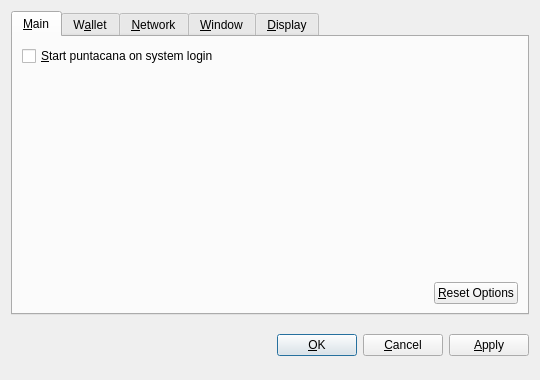
<?xml version="1.0" encoding="UTF-8"?>
<ui version="4.0">
 <class>OptionsDialog</class>
 <widget class="QDialog" name="OptionsDialog">
  <property name="geometry">
   <rect>
    <x>0</x>
    <y>0</y>
    <width>540</width>
    <height>380</height>
   </rect>
  </property>
  <property name="windowTitle">
   <string>Options</string>
  </property>
  <property name="modal">
   <bool>true</bool>
  </property>
  <layout class="QVBoxLayout" name="verticalLayout">
   <item>
    <widget class="QTabWidget" name="tabWidget">
     <property name="tabPosition">
      <enum>QTabWidget::North</enum>
     </property>
     <property name="currentIndex">
      <number>0</number>
     </property>
     <widget class="QWidget" name="tabMain">
      <attribute name="title">
       <string>&amp;Main</string>
      </attribute>
      <layout class="QVBoxLayout" name="verticalLayout_Main">
       <item>
        <widget class="QCheckBox" name="bitcoinAtStartup">
         <property name="toolTip">
          <string>Automatically start puntacana after logging in to the system.</string>
         </property>
         <property name="text">
          <string>&amp;Start puntacana on system login</string>
         </property>
        </widget>
       </item>
       <item>
        <spacer name="verticalSpacer_Main">
         <property name="orientation">
          <enum>Qt::Vertical</enum>
         </property>
         <property name="sizeHint" stdset="0">
          <size>
           <width>20</width>
           <height>40</height>
          </size>
         </property>
        </spacer>
       </item>
       <item>
        <layout class="QHBoxLayout" name="horizontalLayout_2_Main">
         <item>
          <spacer name="horizontalSpacer_2_Main">
           <property name="orientation">
            <enum>Qt::Horizontal</enum>
           </property>
           <property name="sizeHint" stdset="0">
            <size>
             <width>40</width>
             <height>20</height>
            </size>
           </property>
          </spacer>
         </item>
         <item>
          <widget class="QPushButton" name="resetButton">
           <property name="toolTip">
            <string>Reset all client options to default.</string>
           </property>
           <property name="text">
            <string>&amp;Reset Options</string>
           </property>
           <property name="autoDefault">
            <bool>false</bool>
           </property>
          </widget>
         </item>
        </layout>
       </item>
      </layout>
     </widget>
     <widget class="QWidget" name="tabWallet">
      <attribute name="title">
       <string>W&amp;allet</string>
      </attribute>
      <layout class="QVBoxLayout" name="verticalLayout_Network">
       <item>
        <widget class="QLabel" name="transactionFeeInfoLabel">
         <property name="text">
          <string>Optional transaction fee per kB that helps make sure your transactions are processed quickly. Most transactions are 1 kB.</string>
         </property>
         <property name="textFormat">
          <enum>Qt::PlainText</enum>
         </property>
         <property name="wordWrap">
          <bool>true</bool>
         </property>
        </widget>
       </item>
       <item>
        <layout class="QHBoxLayout" name="horizontalLayout_1_Main">
         <item>
          <widget class="QLabel" name="transactionFeeLabel">
           <property name="text">
            <string>Pay transaction &amp;fee</string>
           </property>
           <property name="textFormat">
            <enum>Qt::PlainText</enum>
           </property>
           <property name="buddy">
            <cstring>transactionFee</cstring>
           </property>
          </widget>
         </item>
         <item>
          <widget class="BitcoinAmountField" name="transactionFee"/>
         </item>
         <item>
          <spacer name="horizontalSpacer_1_Main">
           <property name="orientation">
            <enum>Qt::Horizontal</enum>
           </property>
           <property name="sizeHint" stdset="0">
            <size>
             <width>40</width>
             <height>20</height>
            </size>
           </property>
          </spacer>
         </item>
        </layout>
       </item>
       <item>
        <widget class="QLabel" name="label">
         <property name="text">
          <string>If you disable the spending of unconfirmed change, the change from a transaction cannot be used until that transaction has at least one confirmation. This also affects how your balance is computed.</string>
         </property>
         <property name="wordWrap">
          <bool>true</bool>
         </property>
        </widget>
       </item>
       <item>
        <widget class="QCheckBox" name="spendZeroConfChange">
         <property name="text">
          <string>Spend unconfirmed change  (experts only)</string>
         </property>
        </widget>
       </item>
       <item>
        <spacer name="verticalSpacer">
         <property name="orientation">
          <enum>Qt::Vertical</enum>
         </property>
         <property name="sizeHint" stdset="0">
          <size>
           <width>20</width>
           <height>40</height>
          </size>
         </property>
        </spacer>
       </item>
      </layout>
     </widget>
     <widget class="QWidget" name="tabNetwork">
      <attribute name="title">
       <string>&amp;Network</string>
      </attribute>
      <layout class="QVBoxLayout" name="verticalLayout_Network">
       <item>
        <widget class="QCheckBox" name="mapPortUpnp">
         <property name="toolTip">
          <string>Automatically open the puntacana client port on the router. This only works when your router supports UPnP and it is enabled.</string>
         </property>
         <property name="text">
          <string>Map port using &amp;UPnP</string>
         </property>
        </widget>
       </item>
       <item>
        <widget class="QCheckBox" name="connectSocks">
         <property name="toolTip">
          <string>Connect to the puntacana network through a SOCKS proxy (e.g. when connecting through Tor).</string>
         </property>
         <property name="text">
          <string>&amp;Connect through SOCKS proxy:</string>
         </property>
        </widget>
       </item>
       <item>
        <layout class="QHBoxLayout" name="horizontalLayout_Network">
         <item>
          <widget class="QLabel" name="proxyIpLabel">
           <property name="text">
            <string>Proxy &amp;IP:</string>
           </property>
           <property name="textFormat">
            <enum>Qt::PlainText</enum>
           </property>
           <property name="buddy">
            <cstring>proxyIp</cstring>
           </property>
          </widget>
         </item>
         <item>
          <widget class="QValidatedLineEdit" name="proxyIp">
           <property name="maximumSize">
            <size>
             <width>140</width>
             <height>16777215</height>
            </size>
           </property>
           <property name="toolTip">
            <string>IP address of the proxy (e.g. 127.0.0.1)</string>
           </property>
          </widget>
         </item>
         <item>
          <widget class="QLabel" name="proxyPortLabel">
           <property name="text">
            <string>&amp;Port:</string>
           </property>
           <property name="textFormat">
            <enum>Qt::PlainText</enum>
           </property>
           <property name="buddy">
            <cstring>proxyPort</cstring>
           </property>
          </widget>
         </item>
         <item>
          <widget class="QLineEdit" name="proxyPort">
           <property name="maximumSize">
            <size>
             <width>55</width>
             <height>16777215</height>
            </size>
           </property>
           <property name="toolTip">
            <string>Port of the proxy (e.g. 9050)</string>
           </property>
          </widget>
         </item>
         <item>
          <widget class="QLabel" name="socksVersionLabel">
           <property name="text">
            <string>SOCKS &amp;Version:</string>
           </property>
           <property name="textFormat">
            <enum>Qt::PlainText</enum>
           </property>
           <property name="buddy">
            <cstring>socksVersion</cstring>
           </property>
          </widget>
         </item>
         <item>
          <widget class="QValueComboBox" name="socksVersion">
           <property name="toolTip">
            <string>SOCKS version of the proxy (e.g. 5)</string>
           </property>
          </widget>
         </item>
         <item>
          <spacer name="horizontalSpacer_Network">
           <property name="orientation">
            <enum>Qt::Horizontal</enum>
           </property>
           <property name="sizeHint" stdset="0">
            <size>
             <width>40</width>
             <height>20</height>
            </size>
           </property>
          </spacer>
         </item>
        </layout>
       </item>
       <item>
        <spacer name="verticalSpacer_Network">
         <property name="orientation">
          <enum>Qt::Vertical</enum>
         </property>
         <property name="sizeHint" stdset="0">
          <size>
           <width>20</width>
           <height>40</height>
          </size>
         </property>
        </spacer>
       </item>
      </layout>
     </widget>
     <widget class="QWidget" name="tabWindow">
      <attribute name="title">
       <string>&amp;Window</string>
      </attribute>
      <layout class="QVBoxLayout" name="verticalLayout_Window">
       <item>
        <widget class="QCheckBox" name="minimizeToTray">
         <property name="toolTip">
          <string>Show only a tray icon after minimizing the window.</string>
         </property>
         <property name="text">
          <string>&amp;Minimize to the tray instead of the taskbar</string>
         </property>
        </widget>
       </item>
       <item>
        <widget class="QCheckBox" name="minimizeOnClose">
         <property name="toolTip">
          <string>Minimize instead of exit the application when the window is closed. When this option is enabled, the application will be closed only after selecting Quit in the menu.</string>
         </property>
         <property name="text">
          <string>M&amp;inimize on close</string>
         </property>
        </widget>
       </item>
       <item>
        <spacer name="verticalSpacer_Window">
         <property name="orientation">
          <enum>Qt::Vertical</enum>
         </property>
         <property name="sizeHint" stdset="0">
          <size>
           <width>20</width>
           <height>40</height>
          </size>
         </property>
        </spacer>
       </item>
      </layout>
     </widget>
     <widget class="QWidget" name="tabDisplay">
      <attribute name="title">
       <string>&amp;Display</string>
      </attribute>
      <layout class="QVBoxLayout" name="verticalLayout_Display">
       <item>
        <layout class="QHBoxLayout" name="horizontalLayout_1_Display">
         <item>
          <widget class="QLabel" name="langLabel">
           <property name="text">
            <string>User Interface &amp;language:</string>
           </property>
           <property name="textFormat">
            <enum>Qt::PlainText</enum>
           </property>
           <property name="buddy">
            <cstring>lang</cstring>
           </property>
          </widget>
         </item>
         <item>
          <widget class="QValueComboBox" name="lang">
           <property name="toolTip">
            <string>The user interface language can be set here. This setting will take effect after restarting puntacana.</string>
           </property>
          </widget>
         </item>
        </layout>
       </item>
       <item>
        <layout class="QHBoxLayout" name="horizontalLayout_2_Display">
         <item>
          <widget class="QLabel" name="unitLabel">
           <property name="text">
            <string>&amp;Unit to show amounts in:</string>
           </property>
           <property name="textFormat">
            <enum>Qt::PlainText</enum>
           </property>
           <property name="buddy">
            <cstring>unit</cstring>
           </property>
          </widget>
         </item>
         <item>
          <widget class="QValueComboBox" name="unit">
           <property name="toolTip">
            <string>Choose the default subdivision unit to show in the interface and when sending coins.</string>
           </property>
          </widget>
         </item>
        </layout>
       </item>
       <item>
        <widget class="QCheckBox" name="displayAddresses">
         <property name="toolTip">
          <string>Whether to show puntacana addresses in the transaction list or not.</string>
         </property>
         <property name="text">
          <string>&amp;Display addresses in transaction list</string>
         </property>
        </widget>
       </item>
       <item>
        <widget class="QCheckBox" name="coinControlFeatures">
         <property name="toolTip">
          <string>Whether to show coin control features or not.</string>
         </property>
         <property name="text">
          <string>Display coin &amp;control features (experts only!)</string>
         </property>
        </widget>
       </item>
       <item>
        <spacer name="verticalSpacer_Display">
         <property name="orientation">
          <enum>Qt::Vertical</enum>
         </property>
         <property name="sizeHint" stdset="0">
          <size>
           <width>20</width>
           <height>40</height>
          </size>
         </property>
        </spacer>
       </item>
      </layout>
     </widget>
    </widget>
   </item>
   <item>
    <layout class="QHBoxLayout" name="horizontalLayout_Buttons">
     <item>
      <spacer name="horizontalSpacer_1">
       <property name="orientation">
        <enum>Qt::Horizontal</enum>
       </property>
       <property name="sizeHint" stdset="0">
        <size>
         <width>40</width>
         <height>48</height>
        </size>
       </property>
      </spacer>
     </item>
     <item>
      <widget class="QLabel" name="statusLabel">
       <property name="font">
        <font>
         <weight>75</weight>
         <bold>true</bold>
        </font>
       </property>
       <property name="text">
        <string/>
       </property>
       <property name="textFormat">
        <enum>Qt::PlainText</enum>
       </property>
       <property name="wordWrap">
        <bool>true</bool>
       </property>
      </widget>
     </item>
     <item>
      <spacer name="horizontalSpacer_2">
       <property name="orientation">
        <enum>Qt::Horizontal</enum>
       </property>
       <property name="sizeHint" stdset="0">
        <size>
         <width>40</width>
         <height>48</height>
        </size>
       </property>
      </spacer>
     </item>
     <item>
      <widget class="QPushButton" name="okButton">
       <property name="text">
        <string>&amp;OK</string>
       </property>
      </widget>
     </item>
     <item>
      <widget class="QPushButton" name="cancelButton">
       <property name="text">
        <string>&amp;Cancel</string>
       </property>
       <property name="autoDefault">
        <bool>false</bool>
       </property>
      </widget>
     </item>
     <item>
      <widget class="QPushButton" name="applyButton">
       <property name="text">
        <string>&amp;Apply</string>
       </property>
       <property name="autoDefault">
        <bool>false</bool>
       </property>
      </widget>
     </item>
    </layout>
   </item>
  </layout>
 </widget>
 <customwidgets>
  <customwidget>
   <class>BitcoinAmountField</class>
   <extends>QSpinBox</extends>
   <header>bitcoinamountfield.h</header>
  </customwidget>
  <customwidget>
   <class>QValueComboBox</class>
   <extends>QComboBox</extends>
   <header>qvaluecombobox.h</header>
  </customwidget>
  <customwidget>
   <class>QValidatedLineEdit</class>
   <extends>QLineEdit</extends>
   <header>qvalidatedlineedit.h</header>
  </customwidget>
 </customwidgets>
 <resources/>
 <connections/>
</ui>
